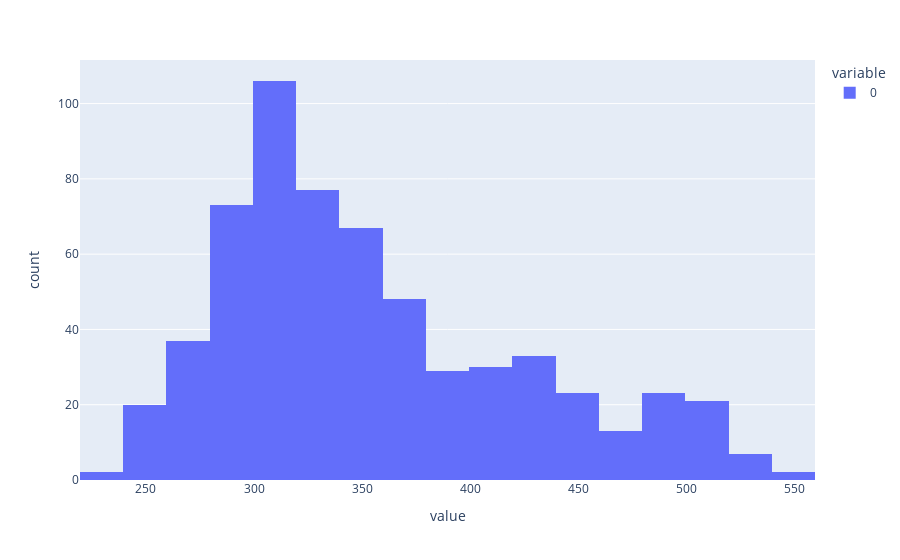

The code cell stored with this chart in its notebook:
### Code cell
import plotly.express as px
px.histogram(np.array(dist_shapes)[:,1])

### Figure 1 — Plotly figure (JSON) as saved in the notebook; plotly's stock layout.template omitted (floating-point values rounded to 4 significant figures; data arrays with more than 128 entries replaced by an {"elided": "..."} marker saying what was removed)
{"data": [{"alignmentgroup": "True", "bingroup": "x", "hovertemplate": "variable=0<br>value=%{x}<br>count=%{y}<extra></extra>", "legendgroup": "0", "marker": {"color": "#636efa", "pattern": {"shape": ""}}, "name": "0", "offsetgroup": "0", "orientation": "v", "showlegend": true, "type": "histogram", "x": {"elided": "611 int values"}, "xaxis": "x", "yaxis": "y"}], "layout": {"barmode": "relative", "legend": {"title": {"text": "variable"}, "tracegroupgap": 0}, "margin": {"t": 60}, "xaxis": {"anchor": "y", "domain": [0, 1], "title": {"text": "value"}}, "yaxis": {"anchor": "x", "domain": [0, 1], "title": {"text": "count"}}}}
